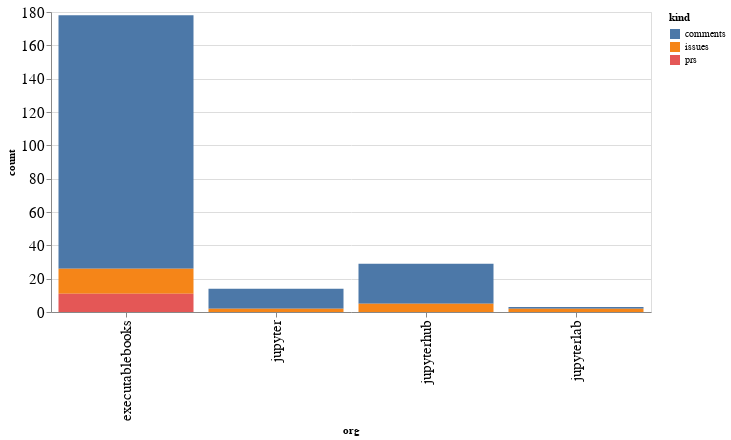

Write notebook code for a chart like this one.
### Code cell
alt.Chart(org_summaries, width=600).mark_bar().encode(
    x='org',
    y='count',
    color='kind',
    tooltip="org"
)

### Figure 1 — Vega-Lite specification as saved in the notebook (floating-point values rounded to 4 significant figures)
{"config": {"axisLeft": {"labelFontSize": 15}, "axisBottom": {"labelFontSize": 15}}, "data": {"name": "data-bfa047164b224c45a4164c5646b8bd79"}, "mark": "bar", "encoding": {"color": {"type": "nominal", "field": "kind"}, "tooltip": {"type": "nominal", "field": "org"}, "x": {"type": "nominal", "field": "org"}, "y": {"type": "quantitative", "field": "count"}}, "width": 600, "$schema": "https://vega.github.io/schema/vega-lite/v4.8.1.json", "datasets": {"data-bfa047164b224c45a4164c5646b8bd79": [{"org": "executablebooks", "kind": "comments", "count": 152}, {"org": "executablebooks", "kind": "issues", "count": 15}, {"org": "executablebooks", "kind": "prs", "count": 11}, {"org": "jupyter", "kind": "comments", "count": 12}, {"org": "jupyter", "kind": "issues", "count": 2}, {"org": "jupyterhub", "kind": "comments", "count": 24}, {"org": "jupyterhub", "kind": "issues", "count": 5}, {"org": "jupyterlab", "kind": "comments", "count": 1}, {"org": "jupyterlab", "kind": "issues", "count": 2}]}}
